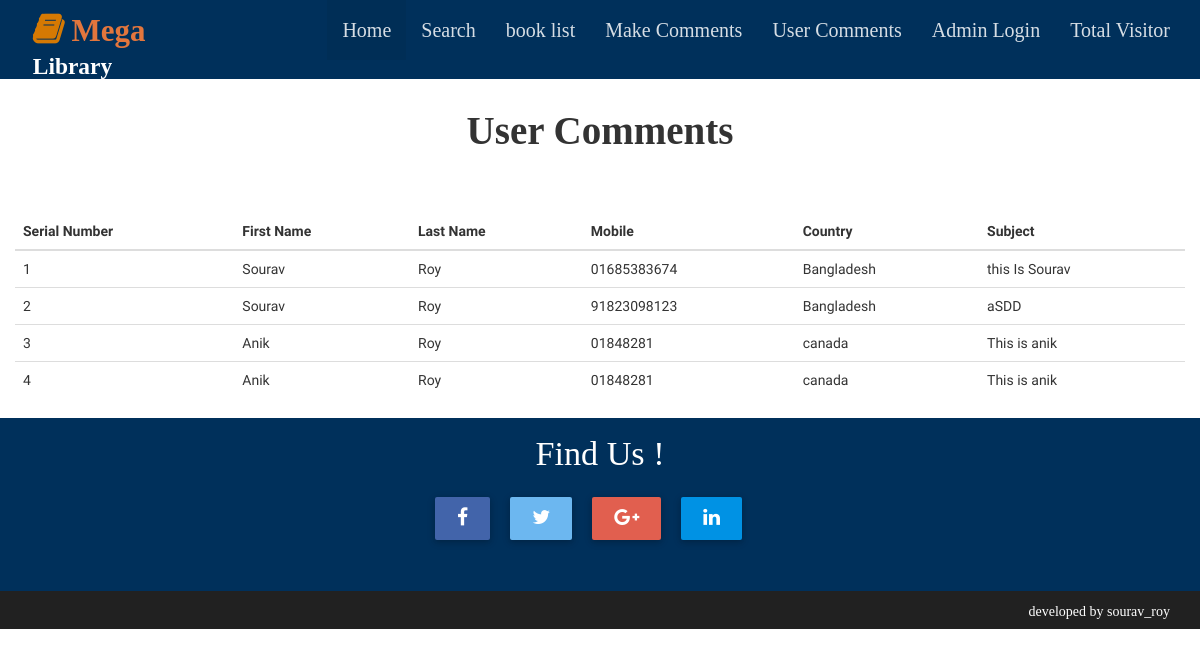
/view_user_comment.php, run on the app's committed database.
### tables this page shows
CREATE TABLE `comment` (
  `id` int(100) NOT NULL,
  `firstname` varchar(100) NOT NULL,
  `lastname` varchar(100) NOT NULL,
  `mobile` varchar(11) NOT NULL,
  `country` varchar(50) NOT NULL,
  `subject` varchar(100) NOT NULL
);

### view_user_comment.php (the view, shortened to what this page needs)
<?php
	include 'includes/header.php';
?>
	<div class="row">
	    <h5 style="text-align:center;font-family: initial;font-size: 39px;margin-top:50px;margin-bottom: 60px; font-weight: bold">User Comments</h5>
	</div>
  <div class ="container-fluid">
		<div class="row">
			<div class="col-lg-12 col-md-12 colsm-12 col-xs-12">
				<table class="table table-hover">
				  <thead>
					<tr>
					  <th>Serial Number</th>
					  <th>First Name</th>
					  <th>Last Name</th>
					  <th>Mobile</th>
					  <th>Country</th>
					  <th>Subject</th>
					</tr>
				  </thead>
				  <tbody>
					<?php
					require("connection.php");
					$result = mysqli_query($conn, "SELECT * FROM comment");
					while($row=mysqli_fetch_array($result)){
					  echo "<tr>";
					  echo  "<td>" .  $row['id']. "</td>";
					  echo  "<td>" .  $row['firstname']. "</td>";
					  echo  "<td>" .  $row['lastname']. "</td>";
					  echo  "<td>"  . $row['mobile']. "</td>";
					  echo  "<td>"  . $row['country']. "</td>";
					  echo  "<td>"  . $row['subject']. "</td>";
					  ?>
					  <?php
					  echo "</tr>";
					}
					?>
				  </tbody>
				</table>
				</div>
			</div>
		</div>
<?php
	include 'includes/footer.php';
?>

### css/style.css (style rules this page uses)
body { width:100%; margin:0 auto; padding:0auto; display:block; }

### data on the page
comment: id "1", firstname "Sourav", lastname "Roy", mobile "01685383674", country "Bangladesh", subject "this Is Sourav"
comment: id "2", firstname "Sourav", lastname "Roy", mobile "91823098123", country "Bangladesh", subject "aSDD"
comment: id "3", firstname "Anik", lastname "Roy", mobile "01848281", country "canada", subject "This is anik"
comment: id "4", firstname "Anik", lastname "Roy", mobile "01848281", country "canada", subject "This is anik"
